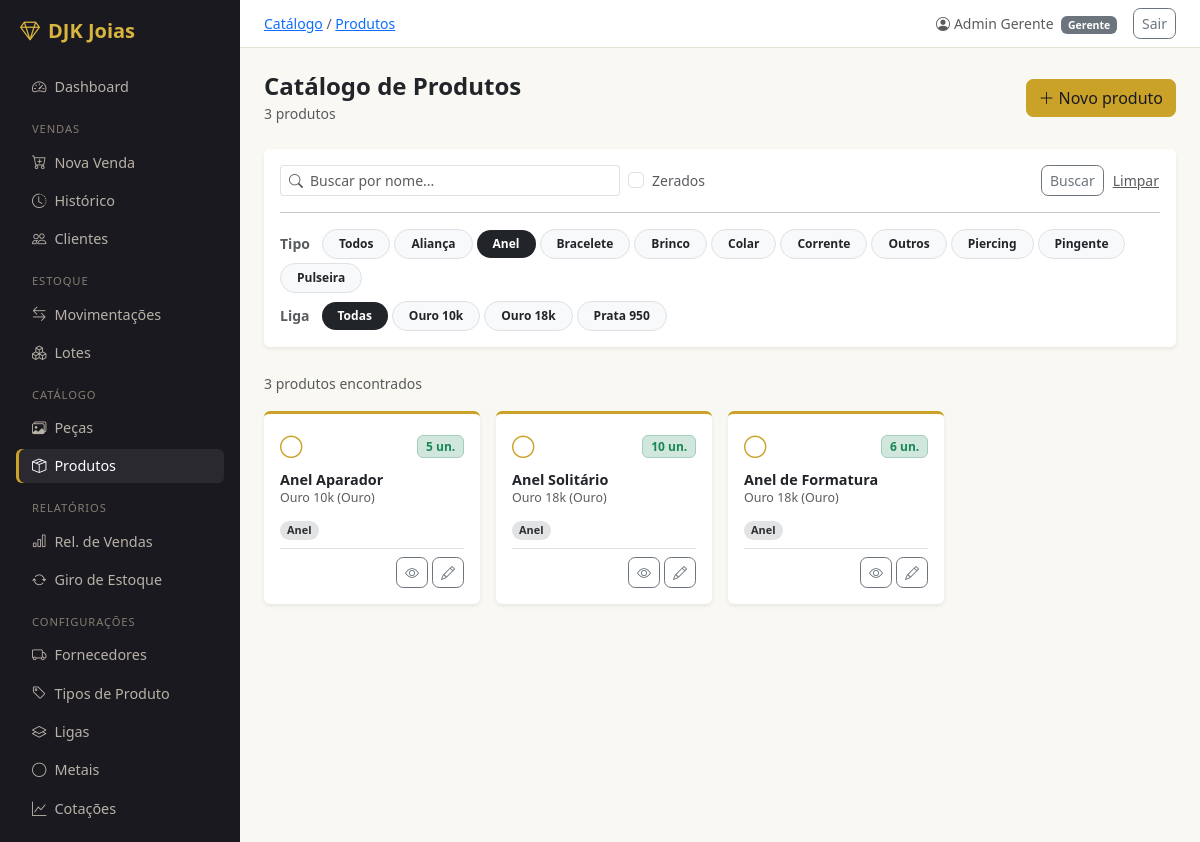
/catalogo/produtos/?tipo=1 (signed in), run on an earlier commit of the app's database.
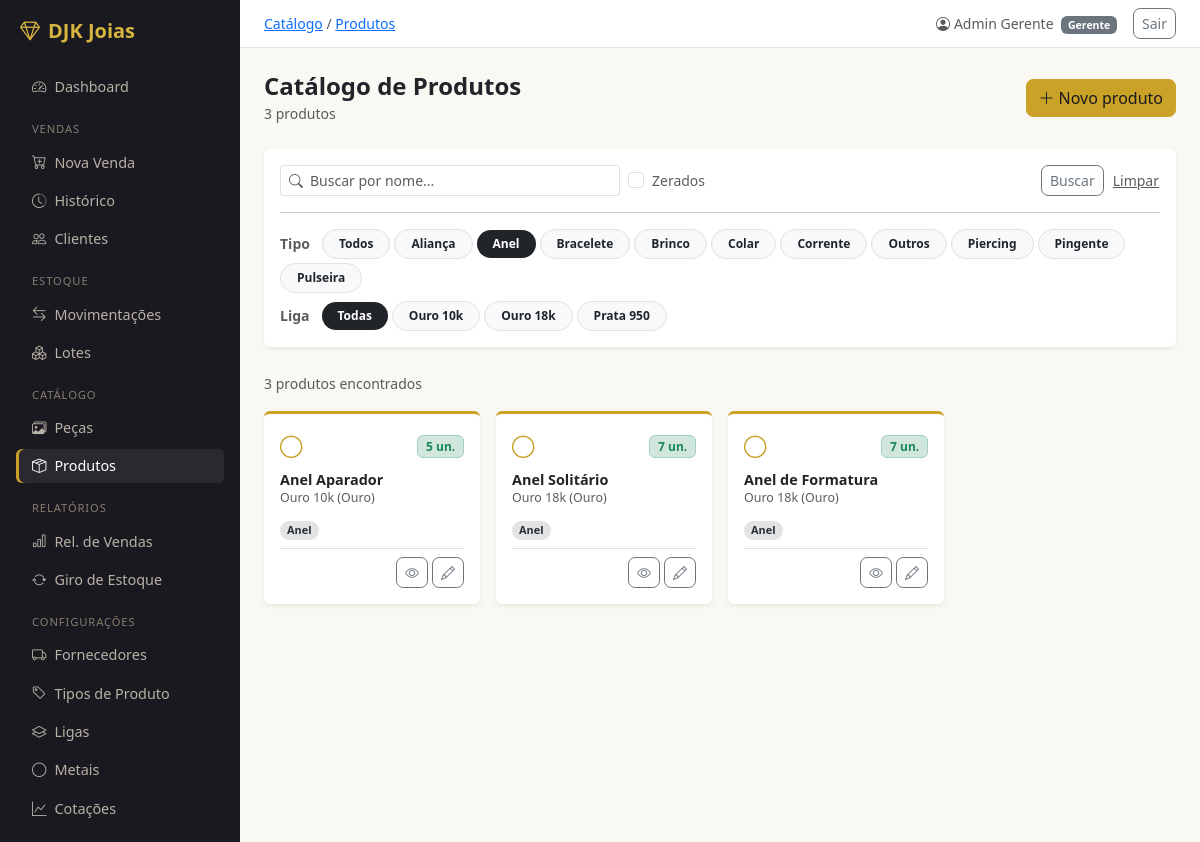
And on a later commit of the database.
### catalogo/models.py (models this page shows, shortened)
class Produto(models.Model):
    nome      = models.CharField(max_length=150, db_index=True)
    descricao = models.TextField(blank=True)
    tipo      = models.ForeignKey(TipoProduto, on_delete=models.PROTECT, null=True, blank=True, related_name='produtos')
    liga      = models.ForeignKey(Liga, on_delete=models.PROTECT, null=True, blank=True, related_name='produtos')
    criado_em     = models.DateTimeField(auto_now_add=True)
    atualizado_em = models.DateTimeField(auto_now=True)
    class Meta:
        verbose_name        = 'Produto'
        verbose_name_plural = 'Produtos'
        ordering            = ['nome']

class TipoProduto(models.Model):
    nome = models.CharField(max_length=50, unique=True)
    class Meta:
        verbose_name        = 'Tipo de Produto'
        verbose_name_plural = 'Tipos de Produto'
        ordering            = ['nome']
    def __str__(self):
        return self.nome

class Metal(models.Model):
    nome    = models.CharField(max_length=50, unique=True)
    simbolo = models.CharField(max_length=10, unique=True, help_text='Símbolo da API. Ex: XAU, XAG')
    class Meta:
        verbose_name        = 'Metal'
        verbose_name_plural = 'Metais'
        ordering            = ['nome']
    def __str__(self):
        return self.nome

class Liga(models.Model):
    nome   = models.CharField(max_length=50, unique=True)
    metal  = models.ForeignKey(Metal, on_delete=models.PROTECT, related_name='ligas')
    pureza = models.DecimalField(
        max_digits=6, decimal_places=5,
        validators=[MinValueValidator(Decimal('0.00001')), MaxValueValidator(Decimal('1.0'))],
        help_text='Fração pura do metal. Ex: 0.75000 para Ouro 18k',
    )
    class Meta:
        verbose_name        = 'Liga'
        verbose_name_plural = 'Ligas'
        ordering            = ['metal', 'nome']
    def __str__(self):
        return f'{self.nome} ({self.metal})'

### catalogo/views.py (the view)
# urls.py: path('produtos/',                  views.ProdutoListView.as_view(),   name='produto_list'),
class ProdutoListView(LoginRequiredMixin, ListView):
    model               = Produto
    template_name       = 'catalogo/produto_list.html'
    context_object_name = 'produtos'
    paginate_by         = 24
    def get_queryset(self):
        qs = Produto.objects.select_related('liga__metal', 'tipo')
        qs = _anotar_estoque(qs)
        if busca := self.request.GET.get('q'):
            qs = qs.filter(nome__icontains=busca)
        if tipo_id := self.request.GET.get('tipo'):
            qs = qs.filter(tipo_id=tipo_id)
        if liga_ids := self.request.GET.getlist('liga'):
            qs = qs.filter(liga_id__in=liga_ids)
        if self.request.GET.get('sem_estoque'):
            qs = qs.filter(estoque_calc=0)
        return qs.order_by('nome')
    def get_context_data(self, **kwargs):
        ctx = super().get_context_data(**kwargs)
        ctx['busca']             = self.request.GET.get('q', '')
        ctx['sem_estoque']       = self.request.GET.get('sem_estoque', '')
        ctx['tipo_atual']        = self.request.GET.get('tipo', '')
        ctx['todos_tipos']       = TipoProduto.objects.order_by('nome')
        ctx['ligas_selecionadas'] = self.request.GET.getlist('liga')
        ctx['todas_ligas']       = Liga.objects.select_related('metal').order_by('nome')
        return ctx

### catalogo/views.py (called while the page is built)
def _anotar_estoque(qs):
    return qs.annotate(
        estoque_calc=Count(
            'pecas',
            filter=Q(pecas__status=Peca.Status.DISPONIVEL),
        )
    )

### usuarios/models.py (called while the page is built)
    @property
    def is_gerente(self):
        return self.perfil == self.Perfil.GERENTE

### templates/catalogo/produto_list.html (shortened to what the changed rows need)
{% extends 'base.html' %}
{% block content %}
{% if produtos %}
<div class="row g-3">
  {% for produto in produtos %}
  {% with metal=produto.liga.metal.simbolo|default:"" %}
  <div class="col-sm-6 col-lg-4 col-xl-3">
    <div class="card border-0 shadow-sm h-100 produto-card"
         style="border-top: 3px solid {% if metal == 'XAU' %}#c9a227{% elif metal == 'XAG' %}#9ea3ab{% elif produto.liga %}#6ea8fe{% else %}#dee2e6{% endif %} !important">
      <div class="card-body d-flex flex-column gap-2 p-3">
        <div class="d-flex align-items-center justify-content-between">
          <i class="
            {% if produto.tipo.nome == 'Anel' %}bi bi-circle
            {% elif produto.tipo.nome == 'Aliança' %}bi bi-infinity
            {% elif produto.tipo.nome == 'Brinco' %}bi bi-gem
            {% elif produto.tipo.nome == 'Colar' %}bi bi-link-45deg
            {% elif produto.tipo.nome == 'Corrente' %}bi bi-link
            {% elif produto.tipo.nome == 'Pulseira' %}bi bi-watch
            {% elif produto.tipo.nome == 'Bracelete' %}bi bi-watch
            {% elif produto.tipo.nome == 'Pingente' %}bi bi-tag
            {% elif produto.tipo.nome == 'Piercing' %}bi bi-circle-fill
            {% else %}bi bi-box
            {% endif %}
            {% if metal == 'XAU' %}text-warning
            {% elif metal == 'XAG' %}text-secondary
            {% elif produto.liga %}text-primary
            {% else %}text-muted{% endif %}"
            style="font-size:1.4rem"></i>
          {% if produto.estoque_calc == 0 %}
          <span class="badge bg-danger-subtle text-danger border border-danger-subtle">Zerado</span>
          {% elif produto.estoque_calc <= 2 %}
          <span class="badge bg-warning-subtle text-warning-emphasis border border-warning-subtle">{{ produto.estoque_calc }} un.</span>
          {% else %}
          <span class="badge bg-success-subtle text-success border border-success-subtle">{{ produto.estoque_calc }} un.</span>
          {% endif %}
        </div>
        <div>
          <div class="fw-semibold lh-sm mb-0" style="font-size:.9rem">{{ produto.nome }}</div>
          {% if produto.liga %}
          <div class="text-muted" style="font-size:.78rem">{{ produto.liga }}</div>
          {% else %}
          <div class="text-muted" style="font-size:.78rem">Sem liga</div>
          {% endif %}
        </div>
        {% if produto.tipo %}
        <div>
          <span class="badge rounded-pill bg-secondary-subtle text-secondary-emphasis" style="font-size:.68rem">
            {{ produto.tipo }}
          </span>
        </div>
        {% endif %}
        <div class="mt-auto pt-2 border-top d-flex justify-content-end">
          <div class="d-flex gap-1">
            <a href="{% url 'catalogo:produto_detail' produto.pk %}"
               class="btn btn-sm btn-outline-secondary" title="Detalhes">
              <i class="bi bi-eye"></i>
            </a>
            {% if user.is_gerente %}
            <a href="{% url 'catalogo:produto_update' produto.pk %}"
               class="btn btn-sm btn-outline-secondary" title="Editar">
              <i class="bi bi-pencil"></i>
            </a>
            {% endif %}
          </div>
        </div>
      </div>
    </div>
  </div>
  {% endwith %}
  {% endfor %}
</div>
{% endif %}
{% endblock %}

What changed in the data, as far as the page shows it:
changed Produto "Anel Solitário": estoque_calc "10" → "7"
changed Produto "Anel de Formatura": estoque_calc "6" → "7"
